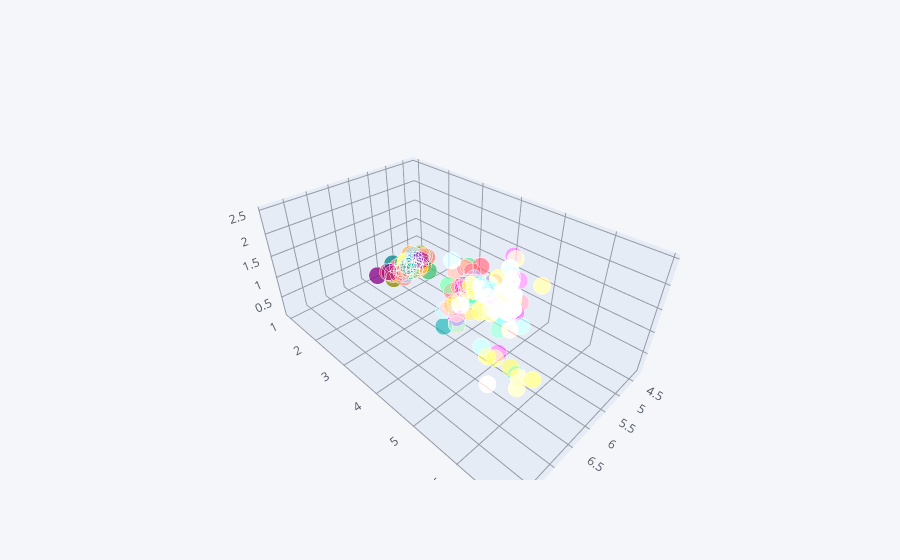

The notebook cell this image was saved under:
### Code cell
df.iplot(kind='scatter3d',x='SepalLengthCm',y='PetalLengthCm',z='PetalWidthCm')

### Figure 1 — Plotly figure (JSON) as saved in the notebook; plotly's stock layout.template omitted (floating-point values rounded to 4 significant figures; data arrays with more than 128 entries replaced by an {"elided": "..."} marker saying what was removed)
{"data": [{"marker": {"color": {"elided": "150 str values"}, "opacity": 0.8, "size": {"elided": "150 int values"}, "symbol": "circle"}, "mode": "markers", "text": {"elided": "150 str values"}, "type": "scatter3d", "x": {"elided": "150 float values"}, "y": {"elided": "150 float values"}, "z": {"elided": "150 float values"}}], "layout": {"legend": {"bgcolor": "#F5F6F9", "font": {"color": "#4D5663"}}, "paper_bgcolor": "#F5F6F9", "plot_bgcolor": "#F5F6F9", "scene": {"xaxis": {"gridcolor": "#9499A3", "showgrid": true, "tickfont": {"color": "#4D5663"}, "title": {"font": {"color": "#4D5663"}, "text": ""}, "zerolinecolor": "#9499A3"}, "yaxis": {"gridcolor": "#9499A3", "showgrid": true, "tickfont": {"color": "#4D5663"}, "title": {"font": {"color": "#4D5663"}, "text": ""}, "zerolinecolor": "#9499A3"}, "zaxis": {"gridcolor": "#9499A3", "showgrid": true, "tickfont": {"color": "#4D5663"}, "title": {"font": {"color": "#4D5663"}, "text": ""}, "zerolinecolor": "#9499A3"}}, "title": {"font": {"color": "#4D5663"}}}}
